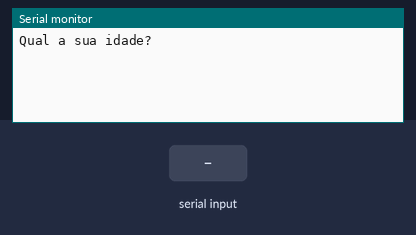
The sketch below on a simulated Arduino Uno, built with avr-gcc and run on an emulated ATmega328P. Shown: the last lines printed to the serial monitor. The inputs (shaded band) are chosen by the test bench.

Above: at 1.2 s.
1.3 s: "90,45\n" received over Serial
At 1.7 s:
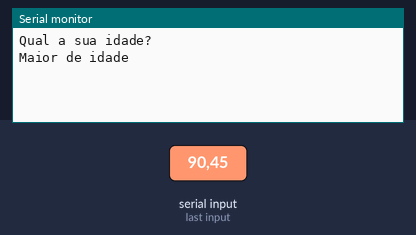
At 8.58 s:
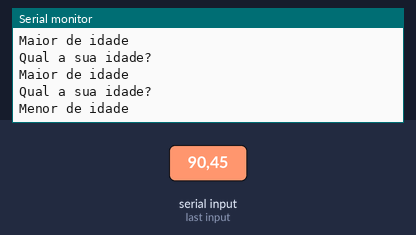

The sketch:

if_else_11.ino
```cpp
// C++ code
//variaveis
int idade = 0;
void setup()
{
  Serial.begin(9600);
}

void loop()
{
  Serial.println("Qual a sua idade?");
  while( ! Serial.available () );
  idade = Serial.parseInt();

  if(idade >= 18){
   Serial.println("Maior de idade");
  } else {
   Serial.println("Menor de idade");
  }

  delay(3000);
}
```

Measured:
- after the input at 1.3 s, the serial monitor: prints a new line at once (image 1)
